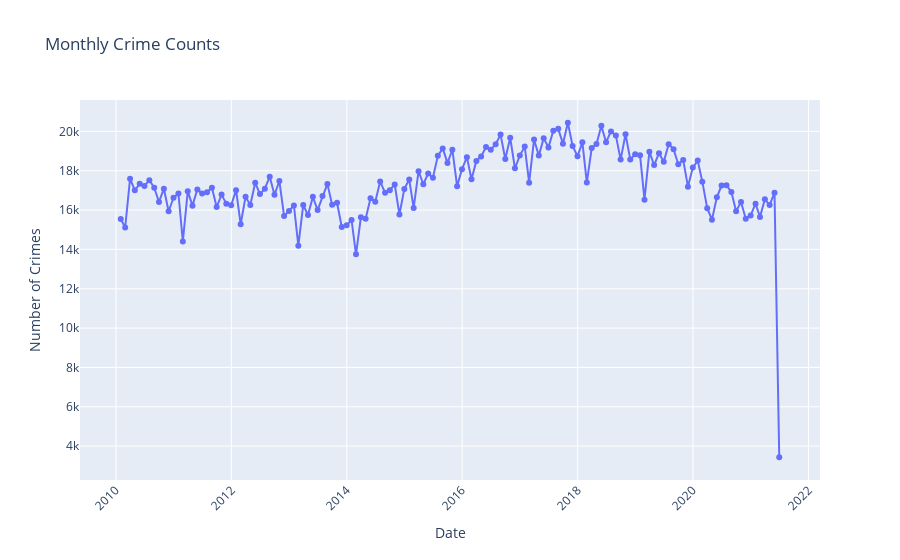

Notebook cell for this chart:
### Code cell
import plotly.express as px

fig = px.line(monthly_counts, x='Date Rptd', y='Count', title='Monthly Crime Counts',
              labels={'Date Rptd': 'Date', 'Count': 'Number of Crimes'},
              markers=True)

# Update layout to enhance readability
fig.update_layout(xaxis_title='Date',
                  yaxis_title='Number of Crimes',
                  xaxis_tickangle=-45)

fig.show()

### Figure 1 — Plotly figure (JSON) as saved in the notebook; plotly's stock layout.template omitted (floating-point values rounded to 4 significant figures; data arrays with more than 128 entries replaced by an {"elided": "..."} marker saying what was removed)
{"data": [{"hovertemplate": "Date=%{x}<br>Number of Crimes=%{y}<extra></extra>", "legendgroup": "", "line": {"color": "#636efa", "dash": "solid"}, "marker": {"symbol": "circle"}, "mode": "lines+markers", "name": "", "orientation": "v", "showlegend": false, "type": "scatter", "x": {"elided": "138 str values"}, "xaxis": "x", "y": {"elided": "138 int values"}, "yaxis": "y"}], "layout": {"legend": {"tracegroupgap": 0}, "title": {"text": "Monthly Crime Counts"}, "xaxis": {"anchor": "y", "domain": [0, 1], "tickangle": -45, "title": {"text": "Date"}}, "yaxis": {"anchor": "x", "domain": [0, 1], "title": {"text": "Number of Crimes"}}}}
